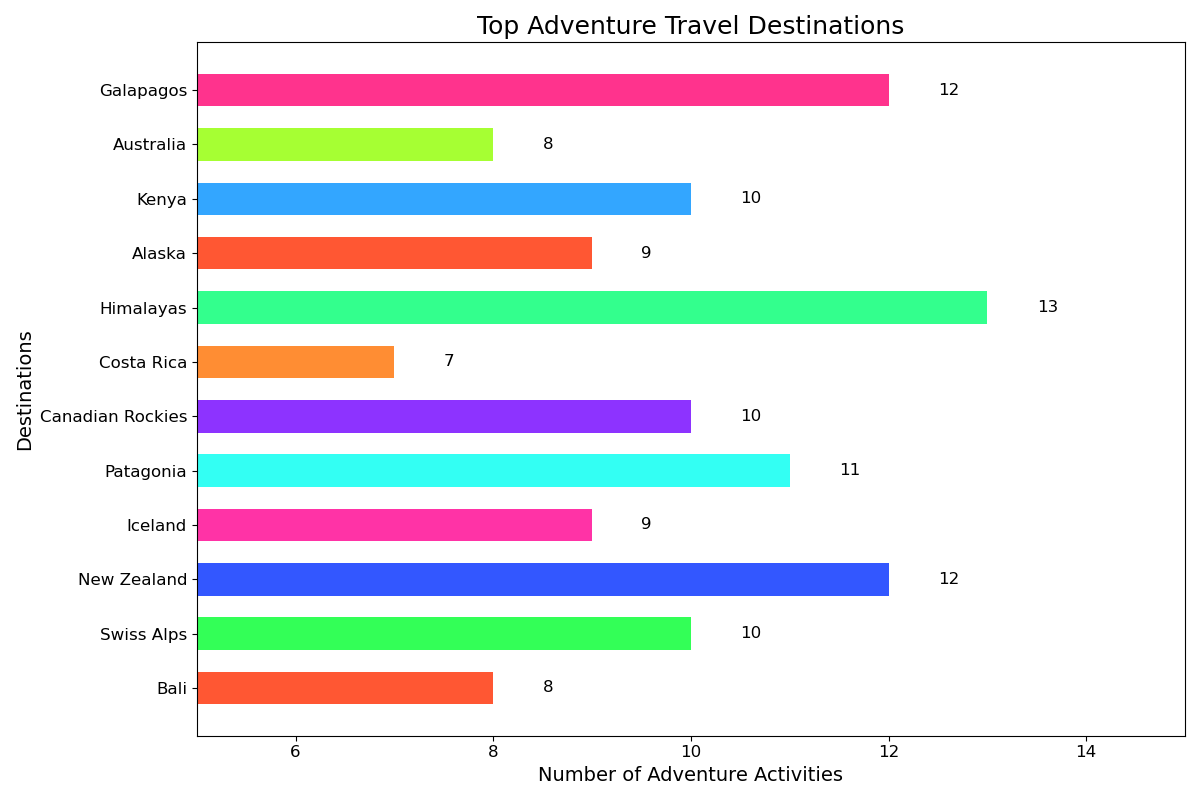

Write the Python code that produced this figure.

import matplotlib.pyplot as plt

# Data for plotting
destinations = [
    "Bali", "Swiss Alps", "New Zealand", "Iceland", "Patagonia",
    "Canadian Rockies", "Costa Rica", "Himalayas", "Alaska",
    "Kenya", "Australia", "Galapagos"
]
activities = [8, 10, 12, 9, 11, 10, 7, 13, 9, 10, 8, 12]
costs = [2500, 3000, 4000, 3500, 3200, 2800, 2200, 5000, 3800, 3400, 3100, 4500]

fig, ax = plt.subplots(figsize=(12, 8))

# Create a horizontal bar chart with custom colors and bar heights
bars = ax.barh(destinations, activities, height=0.6,
               color=['#FF5733', '#33FF57', '#3357FF', '#FF33A6', '#33FFF3',
                      '#8D33FF', '#FF8D33', '#33FF8D', '#FF5733', '#33A6FF',
                      '#A6FF33', '#FF338D'])

# Set the chart title and labels
ax.set_title('Top Adventure Travel Destinations', fontsize=18)
ax.set_xlabel('Number of Adventure Activities', fontsize=14)
ax.set_ylabel('Destinations', fontsize=14)

# Customize the ticks on both axes
ax.xaxis.set_tick_params(labelsize=12)
ax.yaxis.set_tick_params(labelsize=12)

# Add value labels to each bar
for bar in bars:
    width = bar.get_width()
    label_x_pos = width + 0.5  # Some padding to the right
    ax.text(label_x_pos, bar.get_y() + bar.get_height()/2, f'{width}',
            va='center', ha='left', fontsize=12)

# Set y-axis limits
ax.set_xlim([5, 15])

plt.tight_layout()
plt.show()
